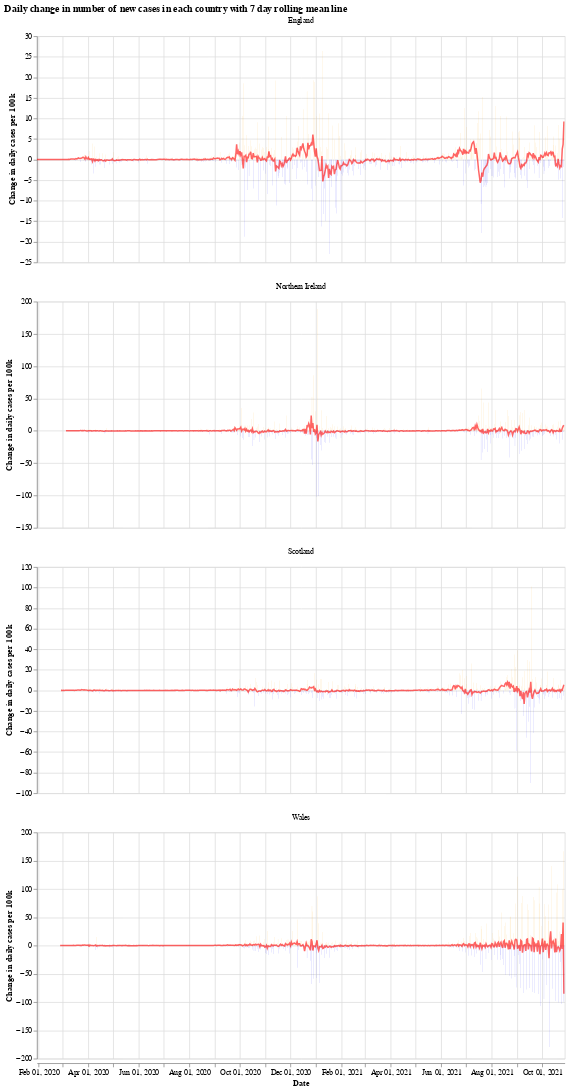

Source (notebook cell):
### Markdown cell above
We will use the Python library `Altair` for visualising the data, see the [altair docs](https://altair-viz.github.io/) for more information.

First we have a graph which shows the daily change in the number of new cases for each country. This number jumps up and down all over the place, which is likely due to delay in reporting of new cases over the weekend. Another interesting thing is that it looks like the daily cases in Wales experienced a much shorter period of calm over the summer (calm in the sense of daily cases not jumping up and down).

The orange bars are days when the number of new cases (per 100k population) was more than the previous day, while the blue are days when the number of new cases dropped. The red line is the 7 day moving average. 

When the moving average line is below 0, it means that there is a consistent drop in new cases. We can see this clearly happening around the times that lockdowns were introduced (though, to varying degrees). I will update the graphs soon with a marker of when each lockdown started.

### Code cell
# collapse
import altair as alt

bars = alt.Chart(uk_cases).mark_bar().encode(
    x=alt.X("yearmonthdate(date):T", axis=alt.Axis(title='Date')),
    y=alt.Y("casesChangeRate:Q", axis=alt.Axis(title='Change in daily cases per 100k')),
    tooltip='casesChange',
    color=alt.condition(
        alt.datum.casesChangeRate > 0,
        alt.value("orange"),  # The positive color
        alt.value("blue")  # The negative color
    )
).properties(title='Daily change in number of new cases with 7 day rolling mean',width=700).interactive()

line = alt.Chart(uk_cases).mark_line(
    color='red',
    size=2,
    opacity=0.6
).transform_window(
    rolling_mean='mean(casesChangeRate)',
    frame=[0, 7],
    groupby=['areaName']
).encode(
    x='yearmonthdate(date):T',
    y='rolling_mean:Q'
)

alt.layer(bars, line, data=uk_cases).facet(alt.Column(
    'areaName', title=''), columns=1).resolve_scale(y='independent').properties(title='Daily change in number of new cases in each country with 7 day rolling mean line')

### Figure 1 — Vega-Lite specification as saved in the notebook (floating-point values rounded to 4 significant figures; data arrays with more than 128 entries replaced by an {"elided": "..."} marker saying what was removed)
{"config": {"view": {"continuousWidth": 400, "continuousHeight": 300}}, "data": {"name": "data-61eca00e9c40ebadfa91bff7047a2b0d"}, "facet": {"type": "nominal", "field": "areaName", "title": ""}, "spec": {"layer": [{"mark": "bar", "encoding": {"color": {"condition": {"value": "orange", "test": "(datum.casesChangeRate > 0)"}, "value": "blue"}, "tooltip": {"type": "quantitative", "field": "casesChange"}, "x": {"type": "temporal", "axis": {"title": "Date"}, "field": "date", "timeUnit": "yearmonthdate"}, "y": {"type": "quantitative", "axis": {"title": "Change in daily cases per 100k"}, "field": "casesChangeRate"}}, "selection": {"selector001": {"type": "interval", "bind": "scales", "encodings": ["x", "y"]}}, "title": "Daily change in number of new cases with 7 day rolling mean", "width": 700}, {"mark": {"type": "line", "color": "red", "opacity": 0.6, "size": 2}, "encoding": {"x": {"type": "temporal", "field": "date", "timeUnit": "yearmonthdate"}, "y": {"type": "quantitative", "field": "rolling_mean"}}, "transform": [{"window": [{"op": "mean", "field": "casesChangeRate", "as": "rolling_mean"}], "frame": [0, 7], "groupby": ["areaName"]}]}]}, "columns": 1, "resolve": {"scale": {"y": "independent"}}, "title": "Daily change in number of new cases in each country with 7 day rolling mean line", "$schema": "https://vega.github.io/schema/vega-lite/v4.8.1.json", "datasets": {"data-61eca00e9c40ebadfa91bff7047a2b0d": {"elided": "2456 records"}}}
